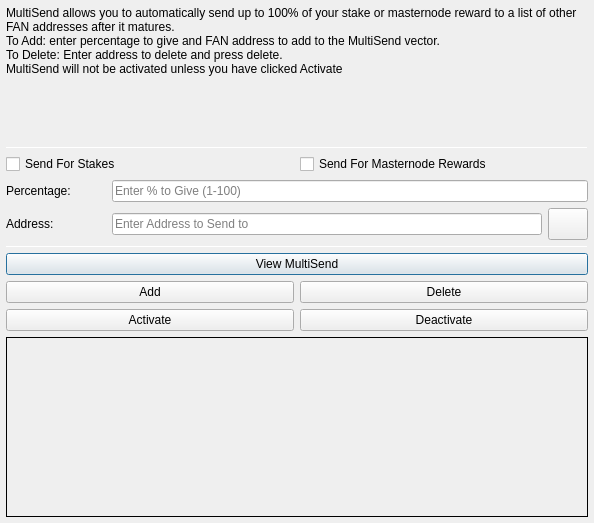
<?xml version="1.0" encoding="UTF-8"?>
<ui version="4.0">
 <class>MultiSendDialog</class>
 <widget class="QDialog" name="MultiSendDialog">
  <property name="windowModality">
   <enum>Qt::NonModal</enum>
  </property>
  <property name="geometry">
   <rect>
    <x>0</x>
    <y>0</y>
    <width>594</width>
    <height>523</height>
   </rect>
  </property>
  <property name="windowTitle">
   <string>MultiSend</string>
  </property>
  <layout class="QVBoxLayout" name="verticalLayout" stretch="0">
   <property name="leftMargin">
    <number>6</number>
   </property>
   <property name="topMargin">
    <number>6</number>
   </property>
   <property name="rightMargin">
    <number>6</number>
   </property>
   <property name="bottomMargin">
    <number>6</number>
   </property>
   <item>
    <layout class="QVBoxLayout" name="verticalLayout_Main" stretch="1,1,1,1,1,1">
     <item>
      <widget class="QLabel" name="label_2">
       <property name="lineWidth">
        <number>1</number>
       </property>
       <property name="text">
        <string>MultiSend allows you to automatically send up to 100% of your stake or masternode reward to a list of other FAN addresses after it matures.
To Add: enter percentage to give and FAN address to add to the MultiSend vector.
To Delete: Enter address to delete and press delete.
MultiSend will not be activated unless you have clicked Activate</string>
       </property>
       <property name="alignment">
        <set>Qt::AlignLeading|Qt::AlignLeft|Qt::AlignTop</set>
       </property>
       <property name="wordWrap">
        <bool>true</bool>
       </property>
      </widget>
     </item>
     <item>
      <widget class="Line" name="line">
       <property name="minimumSize">
        <size>
         <width>0</width>
         <height>1</height>
        </size>
       </property>
       <property name="maximumSize">
        <size>
         <width>16777215</width>
         <height>1</height>
        </size>
       </property>
       <property name="orientation">
        <enum>Qt::Horizontal</enum>
       </property>
      </widget>
     </item>
     <item>
      <layout class="QVBoxLayout" name="verticalLayout_Settings">
       <item>
        <layout class="QHBoxLayout" name="horizontalLayout">
         <item>
          <widget class="QCheckBox" name="multiSendStakeCheckBox">
           <property name="text">
            <string>Send For Stakes</string>
           </property>
          </widget>
         </item>
         <item>
          <widget class="QCheckBox" name="multiSendMasternodeCheckBox">
           <property name="text">
            <string>Send For Masternode Rewards</string>
           </property>
          </widget>
         </item>
        </layout>
       </item>
       <item>
        <layout class="QHBoxLayout" name="horizontalLayout_6">
         <item>
          <widget class="QLabel" name="label">
           <property name="minimumSize">
            <size>
             <width>100</width>
             <height>0</height>
            </size>
           </property>
           <property name="toolTip">
            <string>Percentage of stake to send</string>
           </property>
           <property name="text">
            <string>Percentage:</string>
           </property>
          </widget>
         </item>
         <item>
          <widget class="QLineEdit" name="multiSendPercentEdit">
           <property name="toolTip">
            <string>Enter whole numbers 1 - 100</string>
           </property>
           <property name="placeholderText">
            <string>Enter % to Give (1-100)</string>
           </property>
          </widget>
         </item>
        </layout>
       </item>
       <item>
        <layout class="QHBoxLayout" name="horizontalLayout_7">
         <item>
          <widget class="QLabel" name="label_5">
           <property name="minimumSize">
            <size>
             <width>100</width>
             <height>0</height>
            </size>
           </property>
           <property name="toolTip">
            <string>Address to send portion of stake to</string>
           </property>
           <property name="text">
            <string>Address:</string>
           </property>
          </widget>
         </item>
         <item>
          <widget class="QLineEdit" name="multiSendAddressEdit">
           <property name="toolTip">
            <string/>
           </property>
           <property name="placeholderText">
            <string>Enter Address to Send to</string>
           </property>
          </widget>
         </item>
         <item>
          <widget class="QPushButton" name="addressBookButton">
           <property name="maximumSize">
            <size>
             <width>16777215</width>
             <height>32</height>
            </size>
           </property>
           <property name="toolTip">
            <string>Choose an address from the address book</string>
           </property>
           <property name="text">
            <string/>
           </property>
           <property name="icon">
            <iconset resource="../fantasy.qrc">
             <normaloff>:/icons/address-book</normaloff>:/icons/address-book</iconset>
           </property>
           <property name="shortcut">
            <string>Alt+A</string>
           </property>
           <property name="autoDefault">
            <bool>false</bool>
           </property>
          </widget>
         </item>
        </layout>
       </item>
      </layout>
     </item>
     <item>
      <widget class="Line" name="line_2">
       <property name="minimumSize">
        <size>
         <width>0</width>
         <height>1</height>
        </size>
       </property>
       <property name="maximumSize">
        <size>
         <width>16777215</width>
         <height>1</height>
        </size>
       </property>
       <property name="orientation">
        <enum>Qt::Horizontal</enum>
       </property>
      </widget>
     </item>
     <item>
      <layout class="QVBoxLayout" name="verticalLayout_Buttons">
       <item>
        <layout class="QHBoxLayout" name="horizontalLayout_4">
         <item>
          <widget class="QPushButton" name="viewButton">
           <property name="toolTip">
            <string/>
           </property>
           <property name="statusTip">
            <string>View MultiSend Vector</string>
           </property>
           <property name="text">
            <string>View MultiSend</string>
           </property>
          </widget>
         </item>
        </layout>
       </item>
       <item>
        <layout class="QHBoxLayout" name="horizontalLayout_2">
         <item>
          <widget class="QPushButton" name="addButton">
           <property name="toolTip">
            <string/>
           </property>
           <property name="statusTip">
            <string>Add to MultiSend Vector</string>
           </property>
           <property name="text">
            <string>Add</string>
           </property>
          </widget>
         </item>
         <item>
          <widget class="QPushButton" name="deleteButton">
           <property name="toolTip">
            <string/>
           </property>
           <property name="statusTip">
            <string>Delete Address From MultiSend Vector</string>
           </property>
           <property name="text">
            <string>Delete</string>
           </property>
          </widget>
         </item>
        </layout>
       </item>
       <item>
        <layout class="QHBoxLayout" name="horizontalLayout_5">
         <item>
          <widget class="QPushButton" name="activateButton">
           <property name="statusTip">
            <string>Activate MultiSend</string>
           </property>
           <property name="text">
            <string>Activate</string>
           </property>
          </widget>
         </item>
         <item>
          <widget class="QPushButton" name="disableButton">
           <property name="statusTip">
            <string>Deactivate MultiSend</string>
           </property>
           <property name="text">
            <string>Deactivate</string>
           </property>
          </widget>
         </item>
        </layout>
       </item>
      </layout>
     </item>
     <item>
      <widget class="QLabel" name="message">
       <property name="minimumSize">
        <size>
         <width>0</width>
         <height>180</height>
        </size>
       </property>
       <property name="frameShape">
        <enum>QFrame::Panel</enum>
       </property>
       <property name="frameShadow">
        <enum>QFrame::Plain</enum>
       </property>
       <property name="lineWidth">
        <number>1</number>
       </property>
       <property name="midLineWidth">
        <number>1</number>
       </property>
       <property name="text">
        <string/>
       </property>
       <property name="alignment">
        <set>Qt::AlignLeading|Qt::AlignLeft|Qt::AlignTop</set>
       </property>
       <property name="wordWrap">
        <bool>true</bool>
       </property>
      </widget>
     </item>
    </layout>
   </item>
  </layout>
 </widget>
 <resources>
  <include location="../fantasy.qrc"/>
 </resources>
 <connections/>
</ui>
